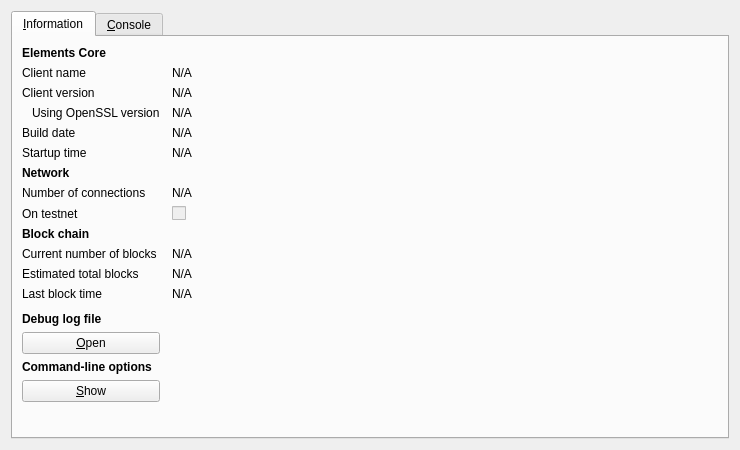
<?xml version="1.0" encoding="UTF-8"?>
<ui version="4.0">
 <class>RPCConsole</class>
 <widget class="QDialog" name="RPCConsole">
  <property name="geometry">
   <rect>
    <x>0</x>
    <y>0</y>
    <width>740</width>
    <height>450</height>
   </rect>
  </property>
  <property name="windowTitle">
   <string>Elements - Debug window</string>
  </property>
  <layout class="QVBoxLayout" name="verticalLayout_2">
   <item>
    <widget class="QTabWidget" name="tabWidget">
     <property name="currentIndex">
      <number>0</number>
     </property>
     <widget class="QWidget" name="tab_info">
      <attribute name="title">
       <string>&amp;Information</string>
      </attribute>
      <layout class="QGridLayout" name="gridLayout" columnstretch="0,1">
       <property name="horizontalSpacing">
        <number>12</number>
       </property>
       <item row="0" column="0">
        <widget class="QLabel" name="label_9">
         <property name="font">
          <font>
           <weight>75</weight>
           <bold>true</bold>
          </font>
         </property>
         <property name="text">
          <string>Elements Core</string>
         </property>
        </widget>
       </item>
       <item row="1" column="0">
        <widget class="QLabel" name="label_5">
         <property name="text">
          <string>Client name</string>
         </property>
        </widget>
       </item>
       <item row="1" column="1">
        <widget class="QLabel" name="clientName">
         <property name="cursor">
          <cursorShape>IBeamCursor</cursorShape>
         </property>
         <property name="text">
          <string>N/A</string>
         </property>
         <property name="textFormat">
          <enum>Qt::PlainText</enum>
         </property>
         <property name="textInteractionFlags">
          <set>Qt::LinksAccessibleByMouse|Qt::TextSelectableByKeyboard|Qt::TextSelectableByMouse</set>
         </property>
        </widget>
       </item>
       <item row="2" column="0">
        <widget class="QLabel" name="label_6">
         <property name="text">
          <string>Client version</string>
         </property>
        </widget>
       </item>
       <item row="2" column="1">
        <widget class="QLabel" name="clientVersion">
         <property name="cursor">
          <cursorShape>IBeamCursor</cursorShape>
         </property>
         <property name="text">
          <string>N/A</string>
         </property>
         <property name="textFormat">
          <enum>Qt::PlainText</enum>
         </property>
         <property name="textInteractionFlags">
          <set>Qt::LinksAccessibleByMouse|Qt::TextSelectableByKeyboard|Qt::TextSelectableByMouse</set>
         </property>
        </widget>
       </item>
       <item row="3" column="0">
        <widget class="QLabel" name="label_14">
         <property name="text">
          <string>Using OpenSSL version</string>
         </property>
         <property name="indent">
          <number>10</number>
         </property>
        </widget>
       </item>
       <item row="3" column="1">
        <widget class="QLabel" name="openSSLVersion">
         <property name="cursor">
          <cursorShape>IBeamCursor</cursorShape>
         </property>
         <property name="text">
          <string>N/A</string>
         </property>
         <property name="textFormat">
          <enum>Qt::PlainText</enum>
         </property>
         <property name="textInteractionFlags">
          <set>Qt::LinksAccessibleByMouse|Qt::TextSelectableByKeyboard|Qt::TextSelectableByMouse</set>
         </property>
        </widget>
       </item>
       <item row="4" column="0">
        <widget class="QLabel" name="label_12">
         <property name="text">
          <string>Build date</string>
         </property>
        </widget>
       </item>
       <item row="4" column="1">
        <widget class="QLabel" name="buildDate">
         <property name="cursor">
          <cursorShape>IBeamCursor</cursorShape>
         </property>
         <property name="text">
          <string>N/A</string>
         </property>
         <property name="textFormat">
          <enum>Qt::PlainText</enum>
         </property>
         <property name="textInteractionFlags">
          <set>Qt::LinksAccessibleByMouse|Qt::TextSelectableByKeyboard|Qt::TextSelectableByMouse</set>
         </property>
        </widget>
       </item>
       <item row="5" column="0">
        <widget class="QLabel" name="label_13">
         <property name="text">
          <string>Startup time</string>
         </property>
        </widget>
       </item>
       <item row="5" column="1">
        <widget class="QLabel" name="startupTime">
         <property name="cursor">
          <cursorShape>IBeamCursor</cursorShape>
         </property>
         <property name="text">
          <string>N/A</string>
         </property>
         <property name="textFormat">
          <enum>Qt::PlainText</enum>
         </property>
         <property name="textInteractionFlags">
          <set>Qt::LinksAccessibleByMouse|Qt::TextSelectableByKeyboard|Qt::TextSelectableByMouse</set>
         </property>
        </widget>
       </item>
       <item row="6" column="0">
        <widget class="QLabel" name="label_11">
         <property name="font">
          <font>
           <weight>75</weight>
           <bold>true</bold>
          </font>
         </property>
         <property name="text">
          <string>Network</string>
         </property>
        </widget>
       </item>
       <item row="7" column="0">
        <widget class="QLabel" name="label_7">
         <property name="text">
          <string>Number of connections</string>
         </property>
        </widget>
       </item>
       <item row="7" column="1">
        <widget class="QLabel" name="numberOfConnections">
         <property name="cursor">
          <cursorShape>IBeamCursor</cursorShape>
         </property>
         <property name="text">
          <string>N/A</string>
         </property>
         <property name="textFormat">
          <enum>Qt::PlainText</enum>
         </property>
         <property name="textInteractionFlags">
          <set>Qt::LinksAccessibleByMouse|Qt::TextSelectableByKeyboard|Qt::TextSelectableByMouse</set>
         </property>
        </widget>
       </item>
       <item row="8" column="0">
        <widget class="QLabel" name="label_8">
         <property name="text">
          <string>On testnet</string>
         </property>
        </widget>
       </item>
       <item row="8" column="1">
        <widget class="QCheckBox" name="isTestNet">
         <property name="enabled">
          <bool>false</bool>
         </property>
         <property name="text">
          <string/>
         </property>
        </widget>
       </item>
       <item row="9" column="0">
        <widget class="QLabel" name="label_10">
         <property name="font">
          <font>
           <weight>75</weight>
           <bold>true</bold>
          </font>
         </property>
         <property name="text">
          <string>Block chain</string>
         </property>
        </widget>
       </item>
       <item row="10" column="0">
        <widget class="QLabel" name="label_3">
         <property name="text">
          <string>Current number of blocks</string>
         </property>
        </widget>
       </item>
       <item row="10" column="1">
        <widget class="QLabel" name="numberOfBlocks">
         <property name="cursor">
          <cursorShape>IBeamCursor</cursorShape>
         </property>
         <property name="text">
          <string>N/A</string>
         </property>
         <property name="textFormat">
          <enum>Qt::PlainText</enum>
         </property>
         <property name="textInteractionFlags">
          <set>Qt::LinksAccessibleByMouse|Qt::TextSelectableByKeyboard|Qt::TextSelectableByMouse</set>
         </property>
        </widget>
       </item>
       <item row="11" column="0">
        <widget class="QLabel" name="label_4">
         <property name="text">
          <string>Estimated total blocks</string>
         </property>
        </widget>
       </item>
       <item row="11" column="1">
        <widget class="QLabel" name="totalBlocks">
         <property name="cursor">
          <cursorShape>IBeamCursor</cursorShape>
         </property>
         <property name="text">
          <string>N/A</string>
         </property>
         <property name="textFormat">
          <enum>Qt::PlainText</enum>
         </property>
         <property name="textInteractionFlags">
          <set>Qt::LinksAccessibleByMouse|Qt::TextSelectableByKeyboard|Qt::TextSelectableByMouse</set>
         </property>
        </widget>
       </item>
       <item row="12" column="0">
        <widget class="QLabel" name="label_2">
         <property name="text">
          <string>Last block time</string>
         </property>
        </widget>
       </item>
       <item row="12" column="1">
        <widget class="QLabel" name="lastBlockTime">
         <property name="cursor">
          <cursorShape>IBeamCursor</cursorShape>
         </property>
         <property name="text">
          <string>N/A</string>
         </property>
         <property name="textFormat">
          <enum>Qt::PlainText</enum>
         </property>
         <property name="textInteractionFlags">
          <set>Qt::LinksAccessibleByMouse|Qt::TextSelectableByKeyboard|Qt::TextSelectableByMouse</set>
         </property>
        </widget>
       </item>
       <item row="13" column="0">
        <spacer name="verticalSpacer_2">
         <property name="orientation">
          <enum>Qt::Vertical</enum>
         </property>
         <property name="sizeHint" stdset="0">
          <size>
           <width>20</width>
           <height>20</height>
          </size>
         </property>
        </spacer>
       </item>
       <item row="14" column="0">
        <widget class="QLabel" name="labelDebugLogfile">
         <property name="font">
          <font>
           <weight>75</weight>
           <bold>true</bold>
          </font>
         </property>
         <property name="text">
          <string>Debug log file</string>
         </property>
        </widget>
       </item>
       <item row="15" column="0">
        <widget class="QPushButton" name="openDebugLogfileButton">
         <property name="toolTip">
          <string>Open the Elements debug log file from the current data directory. This can take a few seconds for large log files.</string>
         </property>
         <property name="text">
          <string>&amp;Open</string>
         </property>
         <property name="autoDefault">
          <bool>false</bool>
         </property>
        </widget>
       </item>
       <item row="16" column="0">
        <widget class="QLabel" name="labelCLOptions">
         <property name="font">
          <font>
           <weight>75</weight>
           <bold>true</bold>
          </font>
         </property>
         <property name="text">
          <string>Command-line options</string>
         </property>
        </widget>
       </item>
       <item row="17" column="0">
        <widget class="QPushButton" name="showCLOptionsButton">
         <property name="toolTip">
          <string>Show the Elements-Qt help message to get a list with possible Elements command-line options.</string>
         </property>
         <property name="text">
          <string>&amp;Show</string>
         </property>
         <property name="autoDefault">
          <bool>false</bool>
         </property>
        </widget>
       </item>
       <item row="18" column="0">
        <spacer name="verticalSpacer">
         <property name="orientation">
          <enum>Qt::Vertical</enum>
         </property>
         <property name="sizeHint" stdset="0">
          <size>
           <width>20</width>
           <height>40</height>
          </size>
         </property>
        </spacer>
       </item>
      </layout>
     </widget>
     <widget class="QWidget" name="tab_console">
      <attribute name="title">
       <string>&amp;Console</string>
      </attribute>
      <layout class="QVBoxLayout" name="verticalLayout_3">
       <property name="spacing">
        <number>3</number>
       </property>
       <item>
        <widget class="QTextEdit" name="messagesWidget">
         <property name="minimumSize">
          <size>
           <width>0</width>
           <height>100</height>
          </size>
         </property>
         <property name="readOnly">
          <bool>true</bool>
         </property>
         <property name="tabKeyNavigation" stdset="0">
          <bool>false</bool>
         </property>
         <property name="columnCount" stdset="0">
          <number>2</number>
         </property>
        </widget>
       </item>
       <item>
        <layout class="QHBoxLayout" name="horizontalLayout">
         <property name="spacing">
          <number>3</number>
         </property>
         <item>
          <widget class="QLabel" name="label">
           <property name="text">
            <string notr="true">&gt;</string>
           </property>
          </widget>
         </item>
         <item>
          <widget class="QLineEdit" name="lineEdit"/>
         </item>
         <item>
          <widget class="QPushButton" name="clearButton">
           <property name="maximumSize">
            <size>
             <width>24</width>
             <height>24</height>
            </size>
           </property>
           <property name="toolTip">
            <string>Clear console</string>
           </property>
           <property name="text">
            <string/>
           </property>
           <property name="icon">
            <iconset resource="../bitcoin.qrc">
             <normaloff>:/icons/remove</normaloff>:/icons/remove</iconset>
           </property>
           <property name="shortcut">
            <string notr="true">Ctrl+L</string>
           </property>
           <property name="autoDefault">
            <bool>false</bool>
           </property>
          </widget>
         </item>
        </layout>
       </item>
      </layout>
     </widget>
    </widget>
   </item>
  </layout>
 </widget>
 <resources>
  <include location="../bitcoin.qrc"/>
 </resources>
 <connections/>
</ui>
